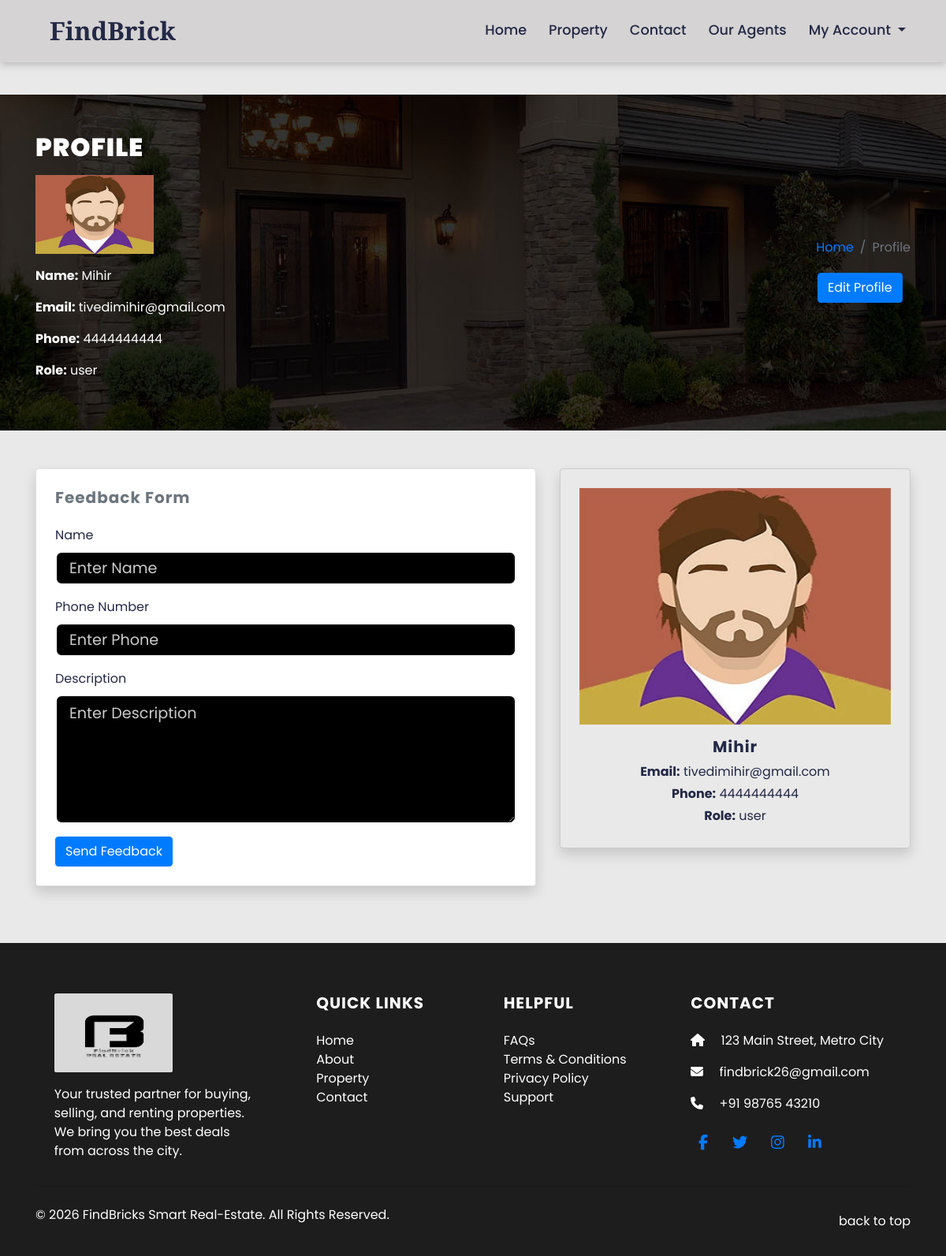
/FindBrick-Smart-Real-EState/profile.php (signed in), run on the app's committed database.
### tables this page shows
CREATE TABLE `user` (
  `uid` int(10) UNSIGNED NOT NULL,
  `uname` varchar(100) NOT NULL,
  `uemail` varchar(100) NOT NULL,
  `utype` enum('user','agent','builder') NOT NULL,
  `uphone` varchar(20) NOT NULL,
  `upassword` varchar(255) NOT NULL,
  `uimage` varchar(255) DEFAULT NULL,
  `email_verified` tinyint(1) NOT NULL DEFAULT 0,
  `status` varchar(20) NOT NULL DEFAULT 'pending',
  `verify_otp` varchar(10) DEFAULT NULL,
  `otp_expiry` datetime DEFAULT NULL,
  `created_at` timestamp NOT NULL DEFAULT current_timestamp(),
  `updated_at` timestamp NOT NULL DEFAULT current_timestamp() ON UPDATE current_timestamp(),
  `reset_password_otp` varchar(6) DEFAULT NULL,
  `reset_password_otp_expiry` datetime DEFAULT NULL
);

### FindBrick-Smart-Real-EState/profile.php (the view, shortened to what this page needs)
<?php
include("session-check.php");
?>
<!DOCTYPE html>
<html lang="en">
<head>
    <link rel="stylesheet" href="package/bootstrap/dist/css/bootstrap.min.css">
    <link rel="stylesheet" href="css/all.min.css">
    <link rel="stylesheet" href="css/style.css">
</head>
<body>
    <div id="page-wrapper">
        <?php include("include/header.php"); ?>
        <br><br><br><br><br>
        <div class="banner-full-row page-banner" style="background-image:url('images/breadcromb.jpg'); min-height: 300px; overflow: hidden;">
            <div class="container">
                <div class="row align-items-center py-5">
                    <div class="col-md-6">
                        <h2 class="page-name text-white text-uppercase mb-0"><b>Profile</b></h2>
                        <div class="mt-3 text-white">
                            <?php
                            $uid = $_SESSION['uid'];
                            $stmt = $conn->prepare("SELECT uname, uemail, uphone, utype, uimage FROM user WHERE uid = ?");
                            $stmt->bind_param("i", $uid);
                            $stmt->execute();
                            $stmt->bind_result($name, $email, $phone, $role, $image);
                            if ($stmt->fetch()) {
                            ?>
                                <div class="mt-3">
                                    <img src="admin/<?php echo htmlspecialchars($image); ?>" alt="<?php echo htmlspecialchars($name); ?>" class="img-fluid" style="width: 150px; height: 100px;">
                                </div>
                                <div class="mt-3">
                                    <p><strong>Name:</strong> <?php echo htmlspecialchars($name); ?></p>
                                    <p><strong>Email:</strong> <?php echo htmlspecialchars($email); ?></p>
                                    <p><strong>Phone:</strong> <?php echo htmlspecialchars($phone); ?></p>
                                    <p><strong>Role:</strong> <?php echo htmlspecialchars($role); ?></p>
                                </div>
                            <?php
                            }
                            ?>
                        </div>
                    </div>
                    <div class="col-md-6">
                        <nav aria-label="breadcrumb" class="float-md-right">
                            <ol class="breadcrumb bg-transparent m-0 p-0">
                                <li class="breadcrumb-item text-white"><a href="index.php">Home</a></li>
                                <li class="breadcrumb-item active">Profile</li>
                            </ol>
                        </nav>
                        <div class="position-relative mt-4" style="top:20px; left: 422px;"><a href="profileedit.php"><button class="btn btn-primary">Edit Profile</button></a></div>
                    </div>
                </div>
            </div>
        </div>
        <div class="full-row py-5">
            <div class="container">
                <div class="row">
                    <div class="col-lg-7">
                        <div class="card shadow p-4 mb-4">
                            <h5 class="card-title mb-4 text-secondary">Feedback Form</h5>
                            <form method="post" autocomplete="off">
                                <div class="form-group">
                                    <label>Name</label>
                                    <input type="text" name="name" class="form-control" placeholder="Enter Name" maxlength="70" required>
                                </div>
                                <div class="form-group">
                                    <label>Phone Number</label>
                                    <input type="tel" name="phone" class="form-control" placeholder="Enter Phone" minlength="10" maxlength="10" pattern="^\+?\d{10,15}$" required>
                                </div>
                                <div class="form-group">
                                    <label>Description</label>
                                    <textarea class="form-control" name="content" rows="5" placeholder="Enter Description" maxlength="100" required></textarea>
                                </div>
                                <button type="submit" class="btn btn-primary" name="insert">Send Feedback</button>
                            </form>
                        </div>
                    </div>
                    <div class="col-lg-5">
                        <div class="card shadow text-center p-4 bg-transparent">
                                <img src="admin/<?php echo htmlspecialchars($image); ?>" alt="Profile Image" class="img-fluid position-relative mb-3" style=" width:400px;height:300px;">
                                <h5 class="mb-2"><?php echo htmlspecialchars($name); ?></h5>
                                <div class="mb-1"><b>Email:</b> <?php echo htmlspecialchars($email); ?></div>
                                <div class="mb-1"><b>Phone:</b> <?php echo htmlspecialchars($phone); ?></div>
                                <div class="mb-1"><b>Role:</b> <?php echo htmlspecialchars($role); ?></div>
                        </div>
                    </div>
                </div>
            </div>
        </div>
        <?php include("include/footer.php"); ?>
    </div>
</body>
</html>

### FindBrick-Smart-Real-EState/css/style.css (style rules this page uses)
body { font-family: 'Poppins', Arial, Helvetica, sans-serif; font-size: 1rem; background: #e9e9e9; color: #232946; }
h1, h2, h3, h4, h5, h6 { font-weight: 700; letter-spacing: 1px; }
.form-control { flex: 1 1 250px; border: 2px solid #fff; border-radius: 8px; background: black; color: #fff; font-size: 1.2rem; padding: 0.5rem 1rem; outline: none; transition: border-color 0.2s, color 0.2s; }
.form-control::placeholder { color: #ccc; opacity: 1; }

### data on the page
user: uimage (picture), uname "Mihir", uemail "tivedimihir@gmail.com", uphone "4444444444", utype "user"
